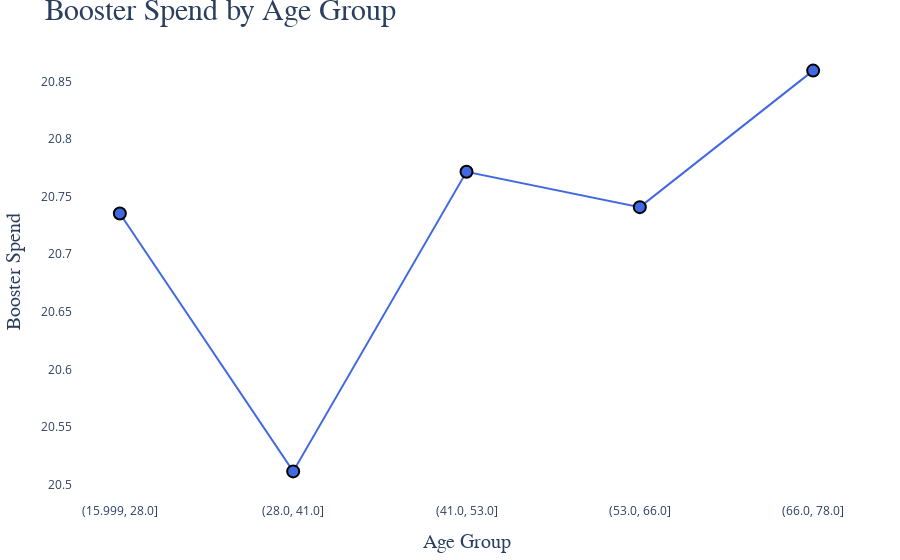

The notebook cell this image was saved under:
### Markdown cell above
#### Yas gruplarina gore harcanan ortalama booster miktari

### Code cell
fig = go.Figure()


fig.add_trace(go.Scatter(
    x=df_age_stat['age_bins'],
    y=df_age_stat['booster_spend'],
    mode='markers+lines',
    marker=dict(size=12, color='royalblue', line=dict(width=2, color='black')),
    line=dict(width=2, color='royalblue'),
    text=df_age_stat['booster_spend'],
    textposition='top center',
    name='Booster Spend'
))

fig.update_layout(
    title='Booster Spend by Age Group',
    title_font=dict(size=30, family="Arial, sans-serif"),  
    xaxis_title='Age Group',
    yaxis_title='Booster Spend',
    xaxis_title_font=dict(size=20, family="Arial, sans-serif"),  
    yaxis_title_font=dict(size=20, family="Arial, sans-serif"), 
    xaxis=dict(showgrid=False),  
    yaxis=dict(
        showgrid=False, 
    ),
    paper_bgcolor='white', 
    plot_bgcolor='white',  
    margin=dict(l=40, r=40, t=40, b=40)  
)


fig.show()

### Figure 1 — Plotly figure (JSON) as saved in the notebook; plotly's stock layout.template omitted (floating-point values rounded to 4 significant figures)
{"data": [{"line": {"color": "royalblue", "width": 2}, "marker": {"color": "royalblue", "line": {"color": "black", "width": 2}, "size": 12}, "mode": "markers+lines", "name": "Booster Spend", "text": [20.74, 20.51, 20.77, 20.74, 20.86], "textposition": "top center", "type": "scatter", "x": ["(15.999, 28.0]", "(28.0, 41.0]", "(41.0, 53.0]", "(53.0, 66.0]", "(66.0, 78.0]"], "y": [20.74, 20.51, 20.77, 20.74, 20.86]}], "layout": {"margin": {"b": 40, "l": 40, "r": 40, "t": 40}, "paper_bgcolor": "white", "plot_bgcolor": "white", "title": {"font": {"family": "Arial, sans-serif", "size": 30}, "text": "Booster Spend by Age Group"}, "xaxis": {"showgrid": false, "title": {"font": {"family": "Arial, sans-serif", "size": 20}, "text": "Age Group"}}, "yaxis": {"showgrid": false, "title": {"font": {"family": "Arial, sans-serif", "size": 20}, "text": "Booster Spend"}}}}
